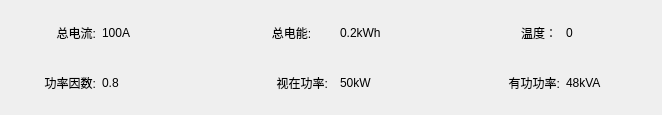
<?xml version="1.0" encoding="UTF-8"?>
<ui version="4.0">
 <class>BoxTotalWid</class>
 <widget class="QWidget" name="BoxTotalWid">
  <property name="geometry">
   <rect>
    <x>0</x>
    <y>0</y>
    <width>662</width>
    <height>115</height>
   </rect>
  </property>
  <property name="windowTitle">
   <string>Form</string>
  </property>
  <layout class="QGridLayout" name="gridLayout">
   <item row="0" column="0">
    <widget class="QLabel" name="label_4">
     <property name="minimumSize">
      <size>
       <width>85</width>
       <height>0</height>
      </size>
     </property>
     <property name="maximumSize">
      <size>
       <width>85</width>
       <height>16777215</height>
      </size>
     </property>
     <property name="text">
      <string>总电流:</string>
     </property>
     <property name="alignment">
      <set>Qt::AlignRight|Qt::AlignTrailing|Qt::AlignVCenter</set>
     </property>
    </widget>
   </item>
   <item row="0" column="1">
    <widget class="QLabel" name="tCurLab">
     <property name="minimumSize">
      <size>
       <width>85</width>
       <height>0</height>
      </size>
     </property>
     <property name="maximumSize">
      <size>
       <width>85</width>
       <height>16777215</height>
      </size>
     </property>
     <property name="layoutDirection">
      <enum>Qt::LeftToRight</enum>
     </property>
     <property name="text">
      <string>100A</string>
     </property>
     <property name="alignment">
      <set>Qt::AlignLeading|Qt::AlignLeft|Qt::AlignVCenter</set>
     </property>
    </widget>
   </item>
   <item row="0" column="2" colspan="2">
    <spacer name="horizontalSpacer">
     <property name="orientation">
      <enum>Qt::Horizontal</enum>
     </property>
     <property name="sizeHint" stdset="0">
      <size>
       <width>43</width>
       <height>20</height>
      </size>
     </property>
    </spacer>
   </item>
   <item row="0" column="4">
    <widget class="QLabel" name="label_8">
     <property name="minimumSize">
      <size>
       <width>85</width>
       <height>0</height>
      </size>
     </property>
     <property name="maximumSize">
      <size>
       <width>85</width>
       <height>16777215</height>
      </size>
     </property>
     <property name="text">
      <string>总电能:</string>
     </property>
     <property name="alignment">
      <set>Qt::AlignCenter</set>
     </property>
    </widget>
   </item>
   <item row="0" column="5">
    <widget class="QLabel" name="tEleLab">
     <property name="minimumSize">
      <size>
       <width>85</width>
       <height>0</height>
      </size>
     </property>
     <property name="maximumSize">
      <size>
       <width>85</width>
       <height>16777215</height>
      </size>
     </property>
     <property name="text">
      <string>0.2kWh</string>
     </property>
     <property name="alignment">
      <set>Qt::AlignLeading|Qt::AlignLeft|Qt::AlignVCenter</set>
     </property>
    </widget>
   </item>
   <item row="0" column="6">
    <spacer name="horizontalSpacer_3">
     <property name="orientation">
      <enum>Qt::Horizontal</enum>
     </property>
     <property name="sizeHint" stdset="0">
      <size>
       <width>43</width>
       <height>20</height>
      </size>
     </property>
    </spacer>
   </item>
   <item row="0" column="7">
    <widget class="QLabel" name="label_11">
     <property name="minimumSize">
      <size>
       <width>82</width>
       <height>0</height>
      </size>
     </property>
     <property name="maximumSize">
      <size>
       <width>82</width>
       <height>16777215</height>
      </size>
     </property>
     <property name="text">
      <string>温度：</string>
     </property>
     <property name="alignment">
      <set>Qt::AlignRight|Qt::AlignTrailing|Qt::AlignVCenter</set>
     </property>
    </widget>
   </item>
   <item row="0" column="8">
    <widget class="QLabel" name="temlab">
     <property name="minimumSize">
      <size>
       <width>82</width>
       <height>0</height>
      </size>
     </property>
     <property name="maximumSize">
      <size>
       <width>82</width>
       <height>16777215</height>
      </size>
     </property>
     <property name="text">
      <string>0</string>
     </property>
    </widget>
   </item>
   <item row="1" column="0">
    <widget class="QLabel" name="label_7">
     <property name="minimumSize">
      <size>
       <width>85</width>
       <height>0</height>
      </size>
     </property>
     <property name="maximumSize">
      <size>
       <width>85</width>
       <height>16777215</height>
      </size>
     </property>
     <property name="text">
      <string>功率因数:</string>
     </property>
     <property name="alignment">
      <set>Qt::AlignRight|Qt::AlignTrailing|Qt::AlignVCenter</set>
     </property>
    </widget>
   </item>
   <item row="1" column="1">
    <widget class="QLabel" name="tPfLab">
     <property name="minimumSize">
      <size>
       <width>85</width>
       <height>0</height>
      </size>
     </property>
     <property name="maximumSize">
      <size>
       <width>85</width>
       <height>16777215</height>
      </size>
     </property>
     <property name="text">
      <string>0.8</string>
     </property>
    </widget>
   </item>
   <item row="1" column="2">
    <spacer name="horizontalSpacer_2">
     <property name="orientation">
      <enum>Qt::Horizontal</enum>
     </property>
     <property name="sizeHint" stdset="0">
      <size>
       <width>37</width>
       <height>20</height>
      </size>
     </property>
    </spacer>
   </item>
   <item row="1" column="3" colspan="2">
    <widget class="QLabel" name="label_9">
     <property name="minimumSize">
      <size>
       <width>85</width>
       <height>0</height>
      </size>
     </property>
     <property name="maximumSize">
      <size>
       <width>85</width>
       <height>16777215</height>
      </size>
     </property>
     <property name="text">
      <string>视在功率:</string>
     </property>
     <property name="alignment">
      <set>Qt::AlignRight|Qt::AlignTrailing|Qt::AlignVCenter</set>
     </property>
    </widget>
   </item>
   <item row="1" column="5">
    <widget class="QLabel" name="tApPowLab">
     <property name="minimumSize">
      <size>
       <width>85</width>
       <height>0</height>
      </size>
     </property>
     <property name="maximumSize">
      <size>
       <width>85</width>
       <height>16777215</height>
      </size>
     </property>
     <property name="text">
      <string>50kW</string>
     </property>
    </widget>
   </item>
   <item row="1" column="6">
    <spacer name="horizontalSpacer_4">
     <property name="orientation">
      <enum>Qt::Horizontal</enum>
     </property>
     <property name="sizeHint" stdset="0">
      <size>
       <width>43</width>
       <height>20</height>
      </size>
     </property>
    </spacer>
   </item>
   <item row="1" column="7">
    <widget class="QLabel" name="label_10">
     <property name="minimumSize">
      <size>
       <width>85</width>
       <height>0</height>
      </size>
     </property>
     <property name="maximumSize">
      <size>
       <width>85</width>
       <height>16777215</height>
      </size>
     </property>
     <property name="text">
      <string>有功功率:</string>
     </property>
     <property name="alignment">
      <set>Qt::AlignRight|Qt::AlignTrailing|Qt::AlignVCenter</set>
     </property>
    </widget>
   </item>
   <item row="1" column="8">
    <widget class="QLabel" name="tPowLab">
     <property name="minimumSize">
      <size>
       <width>85</width>
       <height>0</height>
      </size>
     </property>
     <property name="maximumSize">
      <size>
       <width>85</width>
       <height>16777215</height>
      </size>
     </property>
     <property name="text">
      <string>48kVA</string>
     </property>
    </widget>
   </item>
  </layout>
 </widget>
 <resources/>
 <connections/>
</ui>
